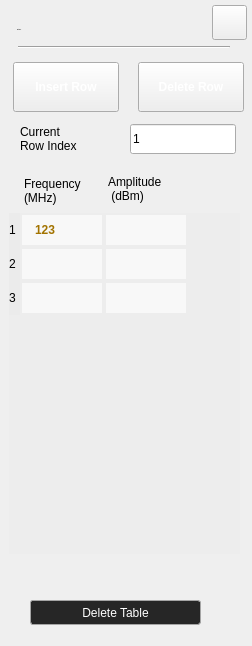
<?xml version="1.0" encoding="UTF-8"?>
<ui version="4.0">
 <class>RtSa_Dialog_FmtTable</class>
 <widget class="QWidget" name="RtSa_Dialog_FmtTable">
  <property name="geometry">
   <rect>
    <x>0</x>
    <y>0</y>
    <width>252</width>
    <height>646</height>
   </rect>
  </property>
  <property name="windowTitle">
   <string>Form</string>
  </property>
  <property name="styleSheet">
   <string notr="true">#RtSa_Dialog_FmtTable[status = &quot;indoor&quot;]
#widget
{
background-color:rgba(211,211,211,1);
}
#RtSa_Dialog_FmtTable[status = &quot;indoor&quot;]
#widget&gt;QLabel
{
font: 75 13px &quot;Arial&quot;;
}
#RtSa_Dialog_FmtTable[status = &quot;indoor&quot;]
#lblTitle
{
	font: 75 20px &quot;Arial&quot;;
	color:rgba(46,46,46,1);
	line-height:23px;
	font-weight:bold;
}
#RtSa_Dialog_FmtTable[status = &quot;indoor&quot;]
#pb_cancel
{
border-style:flat;
background-color:rgba(0,0,0,0);
background-image: url(:/rtsa/image/btn_close_normal.png);
}
#RtSa_Dialog_FmtTable[status = &quot;indoor&quot;]
#pb_cancel:pressed
{
background-image: url(:/rtsa/image/btn_close_click.png);
}
#RtSa_Dialog_FmtTable[status = &quot;indoor&quot;]
#line
{
	background-color:rgba(46,46,46,1);
}
#RtSa_Dialog_FmtTable[status = &quot;indoor&quot;]
QPushButton
{
	background-color:black;
	color:rgb(130, 130, 130);
	border-style:flat;
	font: 75 10pt &quot;Arial&quot;;
	font-weight:bold;
}

#RtSa_Dialog_FmtTable[status = &quot;outdoor&quot;]
#widget
{
	background-color:rgba(211,211,211,1);
}
#RtSa_Dialog_FmtTable[status = &quot;outdoor&quot;]
#widget&gt;QLabel
{
font: 75 13px &quot;Arial&quot;;
}
#RtSa_Dialog_FmtTable[status = &quot;outdoor&quot;]
#lblTitle
{
	font: 75 20px &quot;Arial&quot;;
	color:rgba(46,46,46,1);
	line-height:23px;
	font-weight:bold;
}
#RtSa_Dialog_FmtTable[status = &quot;outdoor&quot;]
#pb_cancel
{
border-style:flat;
background-color:rgba(0,0,0,0);
background-image: url(:/rtsa/image/btn_close_normal.png);
}
#RtSa_Dialog_FmtTable[status = &quot;outdoor&quot;]
#pb_cancel:pressed
{
background-image: url(:/rtsa/image/btn_close_click.png);
}
#RtSa_Dialog_FmtTable[status = &quot;outdoor&quot;]
#line
{
	background-color:rgba(46,46,46,1);
}
#RtSa_Dialog_FmtTable[status = &quot;outdoor&quot;]
QPushButton
{
	background-color:black;
	color:rgb(130, 130, 130);
	border-style:flat;
	font: 75 10pt &quot;Arial&quot;;
	font-weight:bold;
}
/***************night******************/
#RtSa_Dialog_FmtTable[status = &quot;night&quot;]
#widget
{
background-color:rgba(208,182,139,0.9);
}
#RtSa_Dialog_FmtTable[status = &quot;night&quot;]
#lblTitle
{
	font: 75 20px &quot;Arial&quot;;
	color:rgba(46,46,46,1);
	line-height:23px;
	font-weight:bold;
}
#RtSa_Dialog_FmtTable[status = &quot;night&quot;]
#pb_cancel
{
border-style:flat;
background-color:rgba(0,0,0,0);
border-image: url(:/rtsa/image/night/btn_close_normal.png);
}
#RtSa_Dialog_FmtTable[status = &quot;night&quot;]
#pb_cancel:pressed
{
border-image: url(:/rtsa/image/night/btn_close_click.png);
}
#RtSa_Dialog_FmtTable[status = &quot;night&quot;]
#line
{
	background-color:rgba(46,46,46,1);
}
/*#RtSa_Dialog_LImitTable[status = &quot;night&quot;]
QPushButton
{
	background-color:black;
	color:rgb(130, 130, 130);
	border-style:flat;
	font: 75 10pt &quot;Arial&quot;;
	font-weight:bold;
}*/
#RtSa_Dialog_FmtTable[status = &quot;night&quot;]
#widget&gt;QLabel
{
font: 75 13px &quot;Arial&quot;;
}
#RtSa_Dialog_FmtTable[status = &quot;night&quot;]
RtSa_LineEdit
{
	background-color:rgba(255,255,255,0.6);
	color:rgba(162, 115, 0,1);
	padding:8px 8px 7px 10px ;
	font: 75 13px &quot;Arial&quot;;
	font-weight:bold;
}
#RtSa_Dialog_FmtTable[status = &quot;night&quot;]
RtSa_LineEdit:focus
{
  outline: none;
  border:2px solid rgba(162,115,0,1);
}</string>
  </property>
  <property name="status" stdset="0">
   <string>night</string>
  </property>
  <widget class="QWidget" name="widget" native="true">
   <property name="geometry">
    <rect>
     <x>0</x>
     <y>0</y>
     <width>252</width>
     <height>646</height>
    </rect>
   </property>
   <widget class="QLabel" name="lblTitle">
    <property name="geometry">
     <rect>
      <x>17</x>
      <y>19</y>
      <width>161</width>
      <height>22</height>
     </rect>
    </property>
    <property name="font">
     <font>
      <family>Arial</family>
      <pointsize>-1</pointsize>
      <weight>75</weight>
      <italic>false</italic>
      <bold>true</bold>
     </font>
    </property>
    <property name="styleSheet">
     <string notr="true">#lblTitle
{
	font: 75 20px &quot;Arial&quot;;
	color:rgba(46,46,46,1);
	line-height:23px;
	font-weight:bold;
}</string>
    </property>
    <property name="text">
     <string>Edit FMT</string>
    </property>
   </widget>
   <widget class="Line" name="line">
    <property name="geometry">
     <rect>
      <x>18</x>
      <y>46</y>
      <width>212</width>
      <height>2</height>
     </rect>
    </property>
    <property name="orientation">
     <enum>Qt::Horizontal</enum>
    </property>
   </widget>
   <widget class="QPushButton" name="pb_cancel">
    <property name="geometry">
     <rect>
      <x>212</x>
      <y>5</y>
      <width>35</width>
      <height>35</height>
     </rect>
    </property>
    <property name="styleSheet">
     <string notr="true"/>
    </property>
    <property name="text">
     <string/>
    </property>
   </widget>
   <widget class="QPushButton" name="pb_InsertRow">
    <property name="geometry">
     <rect>
      <x>13</x>
      <y>62</y>
      <width>106</width>
      <height>50</height>
     </rect>
    </property>
    <property name="styleSheet">
     <string notr="true">QPushButton
{
	font: 75 13px &quot;Arial&quot;;
	font-weight:bold;
	color:rgba(255, 255, 255, 1);
	text-align:center;
	background-image: url(:/rtsa/image/btn_w106_nor.png);
}

QPushButton:pressed
{
	
	background-image: url(:/rtsa/image/btn_w106_click.png);
}</string>
    </property>
    <property name="text">
     <string>Insert Row</string>
    </property>
   </widget>
   <widget class="QPushButton" name="pb_DeleteRow">
    <property name="geometry">
     <rect>
      <x>138</x>
      <y>62</y>
      <width>106</width>
      <height>50</height>
     </rect>
    </property>
    <property name="styleSheet">
     <string notr="true">QPushButton
{
	font: 75 13px &quot;Arial&quot;;
	font-weight:bold;
	color:rgba(255, 255, 255, 1);
	text-align:center;
	background-image: url(:/rtsa/image/btn_w106_nor.png);
}

QPushButton:pressed
{
	
	background-image: url(:/rtsa/image/btn_w106_click.png);
}</string>
    </property>
    <property name="text">
     <string>Delete Row</string>
    </property>
   </widget>
   <widget class="QPushButton" name="pb_DeleteLimit">
    <property name="geometry">
     <rect>
      <x>30</x>
      <y>600</y>
      <width>171</width>
      <height>25</height>
     </rect>
    </property>
    <property name="styleSheet">
     <string notr="true">QPushButton
{
	color:white;
	background:rgba(38,38,38,1);
	box-shadow:0px 2px 0px 0px rgba(255,255,255,0.5),0px -2px 0px 0px 	rgba(0,0,0,0.5),-1px 0px 0px 0px rgba(0,0,0,1);
	border-radius:3px;
	border:1px solid rgba(165,165,165,1);
}

QPushButton:pressed
{
	color:white;
	background:rgba(223,172,38,1);
	box-shadow:0px 2px 0px 0px rgba(255,255,255,0.5),0px -2px 0px 0px rgba(0,0,0,0.5),-1px 0px 0px 0px rgba(0,0,0,1);
	border-radius:3px;
	border:1px solid rgba(165,165,165,1);
}</string>
    </property>
    <property name="text">
     <string>Delete Table</string>
    </property>
   </widget>
   <widget class="RtSa_TableWidget" name="tableWidget">
    <property name="geometry">
     <rect>
      <x>9</x>
      <y>213</y>
      <width>231</width>
      <height>341</height>
     </rect>
    </property>
    <property name="styleSheet">
     <string notr="true">
QTableWidget QHeaderView { 
	font:75 13px  &quot;Arial&quot;;
    text-align:left;
	border-style:flat;
	background-color:rgba(255,0,0,0);
}	
QTableWidget QHeaderView::section::item { 
	text-align:left;
	border-style:flat;
	background-color:rgba(211,211,211,0.1);
}	
QTableWidget
{
	font: 75 13px &quot;Arial&quot;;
	font-weight:bold;		
	background-color:rgba(211,211,211,0.1);
	border-style:flat;
	outline:0px;
}

QTableWidget::item
{
	border-style:flat;
	color:rgba(162, 115, 0, 1);
	padding-left:10px;
	margin:2px 2px 2px 2px;
	background-color:rgba(255,255,255,0.6);
}

QScrollBar:vertical {
	background-color:rgba(145, 145, 145, 1);
	width:14px;
	border-radius:6px; 
}
QScrollBar::handle:vertical {
	border:2px solid rgba(145, 145, 145, 1);
	background-color:rgba(235, 235, 235, 1);
	width:8px;
	border-radius:6px; 
}
QScrollBar::add-line:vertical {
	height:0px;
	subcontrol-position:bottom;
	subcontrol-origin:margin;
}
QScrollBar::sub-line:vertical {
	height:0px;
	subcontrol-position:top;
	subcontrol-origin:margin;
}



</string>
    </property>
    <property name="showGrid">
     <bool>false</bool>
    </property>
    <property name="rowCount">
     <number>3</number>
    </property>
    <property name="columnCount">
     <number>2</number>
    </property>
    <attribute name="horizontalHeaderVisible">
     <bool>false</bool>
    </attribute>
    <attribute name="horizontalHeaderDefaultSectionSize">
     <number>84</number>
    </attribute>
    <attribute name="horizontalHeaderStretchLastSection">
     <bool>false</bool>
    </attribute>
    <attribute name="verticalHeaderDefaultSectionSize">
     <number>34</number>
    </attribute>
    <row/>
    <row/>
    <row/>
    <column/>
    <column/>
    <item row="0" column="0">
     <property name="text">
      <string>123</string>
     </property>
    </item>
   </widget>
   <widget class="QLabel" name="label">
    <property name="geometry">
     <rect>
      <x>24</x>
      <y>170</y>
      <width>81</width>
      <height>41</height>
     </rect>
    </property>
    <property name="text">
     <string>Frequency
(MHz)</string>
    </property>
   </widget>
   <widget class="QLabel" name="label_2">
    <property name="geometry">
     <rect>
      <x>108</x>
      <y>168</y>
      <width>101</width>
      <height>41</height>
     </rect>
    </property>
    <property name="text">
     <string>Amplitude
 (dBm)</string>
    </property>
   </widget>
   <widget class="RtSa_LineEdit" name="LED_CurPtIndex">
    <property name="geometry">
     <rect>
      <x>130</x>
      <y>124</y>
      <width>106</width>
      <height>30</height>
     </rect>
    </property>
    <property name="focusPolicy">
     <enum>Qt::StrongFocus</enum>
    </property>
    <property name="styleSheet">
     <string notr="true">RtSa_LineEdit
{
	background-color:rgba(255,255,255,0.6);
	color:rgba(162, 115, 0,1);
	padding:8px 8px 7px 10px ;
	font: 75 13px &quot;Arial&quot;;
	font-weight:bold;
}
RtSa_LineEdit:focus
{
  outline: none;
  border:2px solid rgba(162,115,0,1);
}
</string>
    </property>
    <property name="text">
     <string>1</string>
    </property>
    <property name="readOnly">
     <bool>true</bool>
    </property>
   </widget>
   <widget class="QLabel" name="label_4">
    <property name="geometry">
     <rect>
      <x>20</x>
      <y>124</y>
      <width>81</width>
      <height>30</height>
     </rect>
    </property>
    <property name="text">
     <string>Current
Row Index</string>
    </property>
   </widget>
  </widget>
 </widget>
 <customwidgets>
  <customwidget>
   <class>RtSa_LineEdit</class>
   <extends>QLineEdit</extends>
   <header location="global">rtsa_lineedit.h</header>
   <slots>
    <signal>clicked()</signal>
   </slots>
  </customwidget>
  <customwidget>
   <class>RtSa_TableWidget</class>
   <extends>QTableWidget</extends>
   <header>rtsa_tablewidget.h</header>
  </customwidget>
 </customwidgets>
 <resources/>
 <connections/>
</ui>
